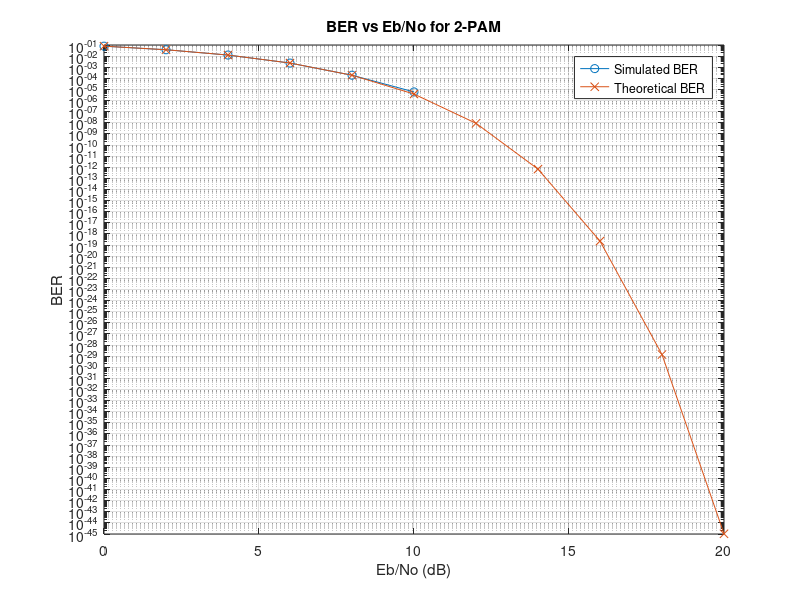
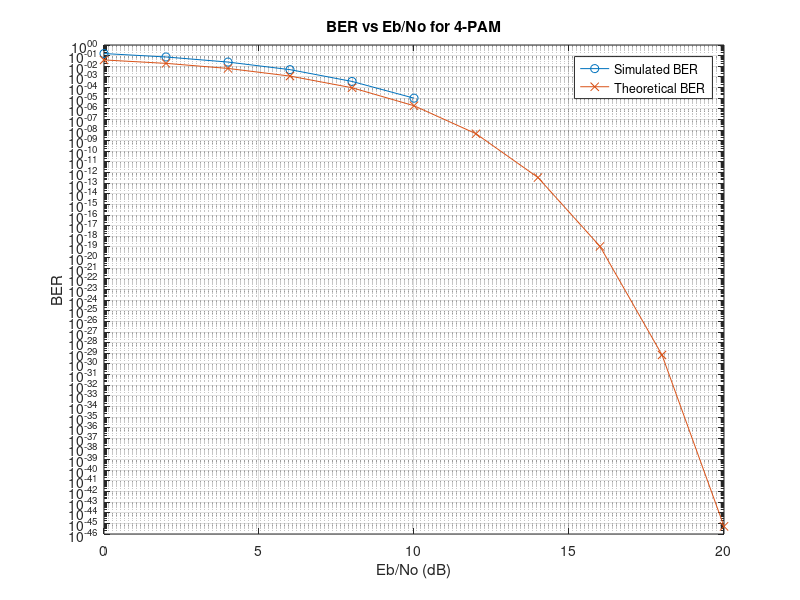
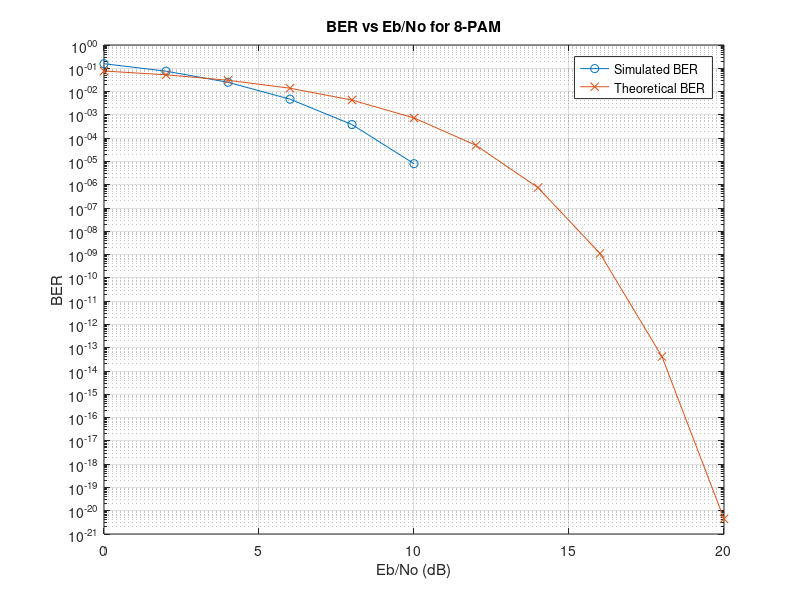

Source code (MATLAB) for these figures, in order:
% Parameters
EbNoVec = 0:2:20;  % Eb/No range (dB)
M = 2;             % PAM-2 (Binary PAM)
numBits = 1e6;     % Number of bits to transmit (larger for better accuracy)
simBER = zeros(length(EbNoVec), 1);  % Simulated BER
theoreticalBER = zeros(length(EbNoVec), 1);  % Theoretical BER

% Loop over each Eb/No value
for i = 1:length(EbNoVec)
    EbNo = EbNoVec(i);  % Current Eb/No value
    
    % Generate random bit stream
    transmittedBits = randi([0 M-1], numBits, 1);  % Random bits (0 or 1 for PAM-2)
    
    % Modulate: PAM-2 (Map bits to 2 symbols, e.g., 0 -> -1, 1 -> 1)
    transmittedSymbols = 2 * transmittedBits - 1;

    % Calculate SNR in linear scale (SNR = Eb/No for PAM-2)
    SNR = 10^(EbNo / 10);  % Convert Eb/No to linear SNR
    
    % Noise variance adjusted based on SNR (signal power is 1 for PAM-2)
    noiseVariance = 1 / (2 * SNR);  % Noise variance for the SNR in linear scale
    noise = sqrt(noiseVariance) * randn(numBits, 1);  % Add Gaussian noise

    % Received symbols with noise
    receivedSymbols = transmittedSymbols + noise;

    % Demodulate: Decision based on received symbols
    receivedBits = receivedSymbols > 0;  % Threshold decision (0 or 1)
    
    % Compute the BER (Bit Error Rate)
    numErrors = sum(receivedBits ~= transmittedBits);  % Count bit errors
    simBER(i) = numErrors / numBits;  % Simulated BER

    % Theoretical BER using Q-function for 2-PAM
    theoreticalBER(i) = qfunc(sqrt(2 * SNR));  % Q-function for PAM-2
    
    % Print progress (Optional)
    fprintf('Simulating for Eb/No = %.1f dB, Simulated BER = %.5f, Theoretical BER = %.5f\n', EbNo, simBER(i), theoreticalBER(i));
end

% Plot the BER vs Eb/No
figure;
semilogy(EbNoVec, simBER, '-o', 'DisplayName', 'Simulated BER'); % Simulated BER
hold on;
semilogy(EbNoVec, theoreticalBER, '-x', 'DisplayName', 'Theoretical BER'); % Theoretical BER
xlabel('Eb/No (dB)');
ylabel('BER');
title('BER vs Eb/No for 2-PAM');
legend('show');
grid on;

%---------------------------------------------pam4---------------------
% Parameters
EbNoVec = 0:2:20;  % Eb/No range (dB)
M = 4;             % PAM-4 (4-PAM)
numBits = 1e6;     % Number of bits to transmit (larger for better accuracy)
simBER = zeros(length(EbNoVec), 1);  % Simulated BER
theoreticalBER = zeros(length(EbNoVec), 1);  % Theoretical BER

% Loop over each Eb/No value
for i = 1:length(EbNoVec)
    EbNo = EbNoVec(i);  % Current Eb/No value
    
    % Generate random bit stream (2 bits per symbol for 4-PAM)
    transmittedBits = randi([0 M-1], numBits, 1);  % Random bits (0,1,2,3 for PAM-4)
    
    % Modulate: 4-PAM (Map bits to 4 symbols, e.g., 0 -> -3, 1 -> -1, 2 -> 1, 3 -> 3)
    transmittedSymbols = 2*transmittedBits - (M-1);  % Symmetric mapping: [-3, -1, 1, 3]
    
    % Calculate SNR in linear scale (SNR = Eb/No for PAM-4)
    SNR = 10^(EbNo / 10);  % Convert Eb/No to linear SNR
    
    % Noise variance adjusted based on SNR (signal power is 1 for PAM-4)
    noiseVariance = 1 / (2 * SNR);  % Noise variance for the SNR in linear scale
    noise = sqrt(noiseVariance) * randn(numBits, 1);  % Add Gaussian noise

    % Received symbols with noise
    receivedSymbols = transmittedSymbols + noise;

    % Demodulate: Decision based on received symbols (4 decision thresholds)
    receivedBits = round((receivedSymbols + (M-1))/2);  % Decision rule: map to nearest symbol
    
    % Compute the BER (Bit Error Rate)
    numErrors = sum(receivedBits ~= transmittedBits);  % Count bit errors
    simBER(i) = numErrors / numBits;  % Simulated BER

    % Theoretical BER for 4-PAM (using Q-function)
    theoreticalBER(i) = (2 / log2(M)) * (1 - 1/sqrt(M)) * qfunc(sqrt(6 * SNR / (M - 1)));

    % Print progress (Optional)
    fprintf('Simulating for Eb/No = %.1f dB, Simulated BER = %.5f, Theoretical BER = %.5f\n', EbNo, simBER(i), theoreticalBER(i));
end

% Plot the BER vs Eb/No
figure;
semilogy(EbNoVec, simBER, '-o', 'DisplayName', 'Simulated BER'); % Simulated BER
hold on;
semilogy(EbNoVec, theoreticalBER, '-x', 'DisplayName', 'Theoretical BER'); % Theoretical BER
xlabel('Eb/No (dB)');
ylabel('BER');
title('BER vs Eb/No for 4-PAM');
legend('show');
grid on;


%---------------------------------------------pam4---------------------


% Parameters
EbNoVec = 0:2:20;  % Eb/No range (dB)
M = 8;             % PAM-8 (8-PAM)
numBits = 1e6;     % Number of bits to transmit (larger for better accuracy)
simBER = zeros(length(EbNoVec), 1);  % Simulated BER
theoreticalBER = zeros(length(EbNoVec), 1);  % Theoretical BER

% Loop over each Eb/No value
for i = 1:length(EbNoVec)
    EbNo = EbNoVec(i);  % Current Eb/No value
    
    % Generate random bit stream (3 bits per symbol for 8-PAM)
    transmittedBits = randi([0 M-1], numBits, 1);  % Random bits (0,1,2,...,7 for PAM-8)
    
    % Modulate: 8-PAM (Map bits to 8 symbols, e.g., 0 -> -7, 1 -> -5, ..., 7 -> 7)
    transmittedSymbols = 2*transmittedBits - (M-1);  % Symmetric mapping: [-7, -5, -3, -1, 1, 3, 5, 7]
    
    % Calculate SNR in linear scale (SNR = Eb/No for PAM-8)
    SNR = 10^(EbNo / 10);  % Convert Eb/No to linear SNR
    
    % Noise variance adjusted based on SNR (signal power is 1 for PAM-8)
    noiseVariance = 1 / (2 * SNR);  % Noise variance for the SNR in linear scale
    noise = sqrt(noiseVariance) * randn(numBits, 1);  % Add Gaussian noise

    % Received symbols with noise
    receivedSymbols = transmittedSymbols + noise;

    % Demodulate: Decision based on received symbols (8 decision thresholds)
    receivedBits = round((receivedSymbols + (M-1))/2);  % Decision rule: map to nearest symbol
    
    % Compute the BER (Bit Error Rate)
    numErrors = sum(receivedBits ~= transmittedBits);  % Count bit errors
    simBER(i) = numErrors / numBits;  % Simulated BER

    % Theoretical BER for 8-PAM (using Q-function)
    theoreticalBER(i) = (2 / log2(M)) * (1 - 1/sqrt(M)) * qfunc(sqrt(6 * SNR / (M - 1)));

    % Print progress (Optional)
    fprintf('Simulating for Eb/No = %.1f dB, Simulated BER = %.5f, Theoretical BER = %.5f\n', EbNo, simBER(i), theoreticalBER(i));
end

% Plot the BER vs Eb/No
figure;
semilogy(EbNoVec, simBER, '-o', 'DisplayName', 'Simulated BER'); % Simulated BER
hold on;
semilogy(EbNoVec, theoreticalBER, '-x', 'DisplayName', 'Theoretical BER'); % Theoretical BER
xlabel('Eb/No (dB)');
ylabel('BER');
title('BER vs Eb/No for 8-PAM');
legend('show');
grid on;
